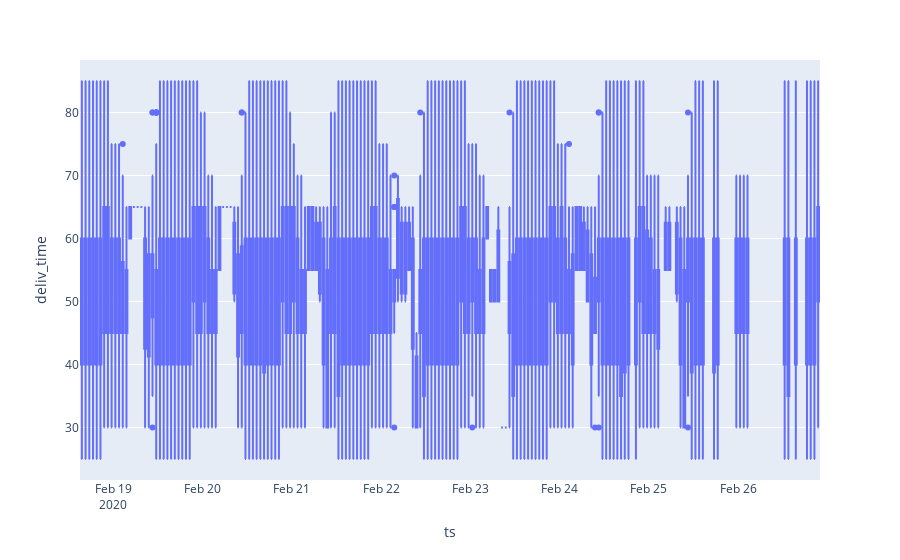

The notebook cell this image was saved under:
### Code cell
fig = px.box(df, x="ts", y="deliv_time")
fig.show()

### Figure 1 — Plotly figure (JSON) as saved in the notebook; plotly's stock layout.template omitted (floating-point values rounded to 4 significant figures; data arrays with more than 128 entries replaced by an {"elided": "..."} marker saying what was removed)
{"data": [{"alignmentgroup": "True", "hoverlabel": {"namelength": 0}, "hovertemplate": "ts=%{x}<br>deliv_time=%{y}", "legendgroup": "", "marker": {"color": "#636efa"}, "name": "", "notched": false, "offsetgroup": "", "orientation": "v", "showlegend": false, "type": "box", "x": {"elided": "32047 str values"}, "x0": " ", "xaxis": "x", "y": {"elided": "32047 int values"}, "y0": " ", "yaxis": "y"}], "layout": {"boxmode": "group", "legend": {"tracegroupgap": 0}, "margin": {"t": 60}, "xaxis": {"anchor": "y", "domain": [0, 1], "title": {"text": "ts"}}, "yaxis": {"anchor": "x", "domain": [0, 1], "title": {"text": "deliv_time"}}}}
